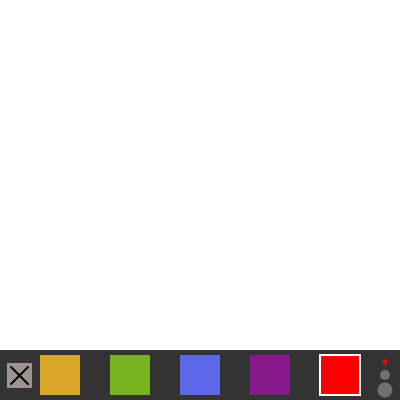
Frame 1 (no input)
Frame 60 (no input): identical to frame 1, image omitted
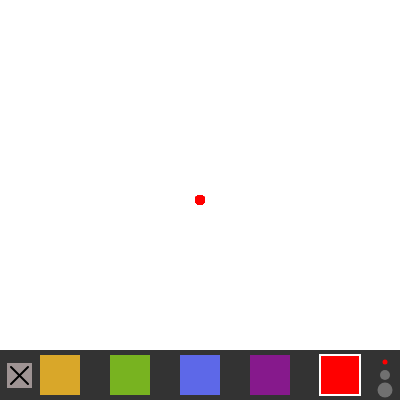
Frame 120 (the mouse pressed at the canvas centre since frame 60)

The p5.js sketch that drew these frames (run headless with seeded random() and noise() and a simulated clock; from frame 60 on, the mouse is pressed at the canvas centre):

// p5.js sketch
// ── sketch.js
/**

    Jacob Seiler
    4/3/2016
    Drawing

    - Blank canvas to be drawn on
    - Indicator for size and selected color at the bottom
    * Click on a color to select it
    * Click on a size to select it or press the CENTER MOUSE button
    * Click on the X (bottom left) to erase everything
    * LEFT CLICK on the screen to draw
    * RIGHT CLICK on the screen to erease

**/

var drawingShape = 0;
var drawingSize = 10;
var isDrawing = false;

var small = 10;
var medium = 30;
var large = 50;

var r = 255;
var g = 0;
var b = 0;

function setup() {
	createCanvas(400, 400);

	background(255, 255, 255);
	noStroke();
	fill(51, 51, 51);
	rect(0, 350, 400, 50);

	fill(217, 167, 41);
	if (r === 217) {
		strokeWeight(2);
		stroke(255, 255, 255);
	} else {
		strokeWeight(1);
		stroke(51, 51, 51);
		noStroke();
	}
	rect(40, 355, 40, 40);

	fill(120, 179, 32);
	if (r === 120) {
		strokeWeight(2);
		stroke(255, 255, 255);
	} else {
		strokeWeight(1);
		stroke(51, 51, 51);
		noStroke();
	}
	rect(110, 355, 40, 40);

	fill(93, 104, 232);
	if (r === 93) {
		strokeWeight(2);
		stroke(255, 255, 255);
	} else {
		strokeWeight(1);
		stroke(51, 51, 51);
		noStroke();
	}
	rect(180, 355, 40, 40);

	fill(134, 25, 140);
	if (r === 134) {
		strokeWeight(2);
		stroke(255, 255, 255);
	} else {
		strokeWeight(1);
		stroke(51, 51, 51);
		noStroke();
	}
	rect(250, 355, 40, 40);

	fill(255, 0, 0);
	if (r === 255) {
		strokeWeight(2);
		stroke(255, 255, 255);
	} else {
		strokeWeight(1);
		stroke(51, 51, 51);
		noStroke();
	}
	rect(320, 355, 40, 40);

	strokeWeight(1);
	stroke(51, 51, 51);
	noStroke();
	fill(158, 147, 147);
	rect(7, 363, 25, 25);
	fill(0, 0, 0);
	stroke(0, 0, 0);
	strokeWeight(2);
	line(11, 367, 28, 384);
	line(28, 367, 11, 384);
	strokeWeight(1);
	stroke(51, 51, 51);
	noStroke();

	if (drawingSize === 10) {
		fill(255, 0, 0);
	} else {
		fill(112, 112, 112);
	}
	ellipse(385, 362, 5, 5);
	if (drawingSize === 30) {
		fill(255, 0, 0);
	} else {
		fill(112, 112, 112);
	}
	ellipse(385, 375, 10, 10);
	if (drawingSize === 50) {
		fill(255, 0, 0);
	} else {
		fill(112, 112, 112);
	}
	ellipse(385, 390, 15, 15);
}

function paint() {
	isDrawing = true;

	if (mouseY >= 350) {
		if (mouseY >= 355 && mouseY <= 395 && mouseX >= 40 && mouseX <= 80) {
			r = 217;
			g = 167;
			b = 41;
		}

		if (mouseY >= 355 && mouseY <= 395 && mouseX >= 110 && mouseX <= 150) {
			r = 120;
			g = 179;
			b = 32;
		}

		if (mouseY >= 355 && mouseY <= 395 && mouseX >= 180 && mouseX <= 220) {
			r = 93;
			g = 104;
			b = 232;
		}

		if (mouseY >= 355 && mouseY <= 395 && mouseX >= 250 && mouseX <= 290) {
			r = 134;
			g = 25;
			b = 140;
		}

		if (mouseY >= 355 && mouseY <= 395 && mouseX >= 320 && mouseX <= 360) {
			r = 255;
			g = 0;
			b = 0;
		}

		if (mouseY >= 363 && mouseY <= 388 && mouseX >= 7 && mouseX <= 32) {
			fill(255, 255, 255);
			rect(0, 0, 400, 350);
		}

		if (mouseY >= 384 && mouseY <= 399 && mouseX >= 377 && mouseX <= 392) {
			drawingSize = 50;
		}

		if (mouseY >= 367 && mouseY <= 382 && mouseX >= 377 && mouseX <= 392) {
			drawingSize = 30;
		}

		if (mouseY >= 350 && mouseY <= 365 && mouseX >= 377 && mouseX <= 392) {
			drawingSize = 10;
		}

		isDrawing = false;
	}

	noStroke();
	fill(51, 51, 51);
	rect(0, 350, 400, 50);

	fill(217, 167, 41);
	if (r === 217) {
		strokeWeight(2);
		stroke(255, 255, 255);
	} else {
		strokeWeight(1);
		stroke(51, 51, 51);
		noStroke();
	}
	rect(40, 355, 40, 40);

	fill(120, 179, 32);
	if (r === 120) {
		strokeWeight(2);
		stroke(255, 255, 255);
	} else {
		strokeWeight(1);
		stroke(51, 51, 51);
		noStroke();
	}
	rect(110, 355, 40, 40);

	fill(93, 104, 232);
	if (r === 93) {
		strokeWeight(2);
		stroke(255, 255, 255);
	} else {
		strokeWeight(1);
		stroke(51, 51, 51);
		noStroke();
	}
	rect(180, 355, 40, 40);

	fill(134, 25, 140);
	if (r === 134) {
		strokeWeight(2);
		stroke(255, 255, 255);
	} else {
		strokeWeight(1);
		stroke(51, 51, 51);
		noStroke();
	}
	rect(250, 355, 40, 40);

	fill(255, 0, 0);
	if (r === 255) {
		strokeWeight(2);
		stroke(255, 255, 255);
	} else {
		strokeWeight(1);
		stroke(51, 51, 51);
		noStroke();
	}
	rect(320, 355, 40, 40);

	strokeWeight(1);
	stroke(51, 51, 51);
	noStroke();
	fill(158, 147, 147);
	rect(7, 363, 25, 25);
	fill(0, 0, 0);
	stroke(0, 0, 0);
	strokeWeight(2);
	line(11, 367, 28, 384);
	line(28, 367, 11, 384);
	strokeWeight(1);
	stroke(51, 51, 51);
	noStroke();

	if (drawingSize === 10) {
		fill(255, 0, 0);
	} else {
		fill(112, 112, 112);
	}
	ellipse(385, 362, 5, 5);
	if (drawingSize === 30) {
		fill(255, 0, 0);
	} else {
		fill(112, 112, 112);
	}
	ellipse(385, 375, 10, 10);
	if (drawingSize === 50) {
		fill(255, 0, 0);
	} else {
		fill(112, 112, 112);
	}
	ellipse(385, 390, 15, 15);

	if (mouseButton === CENTER) {
		if (drawingSize === large) {
			drawingSize = 10;
			return;
		} else if (drawingSize === medium) {
			drawingSize = 50;
			return;
		} else if (drawingSize === small) {
			drawingSize = 30;
			return;
		}
	}
}

function mousePressed() {
	paint();
}

function mouseReleased() {
	isDrawing = false;
}

function draw() {
	if (isDrawing === true) {
		// The user is drawing

		if (drawingShape === 0) {
			if (mouseButton === RIGHT) {
				fill(255, 255, 255);
				ellipse(mouseX, mouseY, drawingSize, drawingSize);
			} else if (mouseButton === LEFT) {
				fill(r, g, b);
				ellipse(mouseX, mouseY, drawingSize, drawingSize);
			}
		} else if (drawingShape === 1) {
			if (mouseButton === RIGHT) {
				fill(255, 255, 255);
				rect(mouseX, mouseY, drawingSize, drawingSize);
			} else if (mouseButton === LEFT) {
				fill(255, 0, 0);
				rect(mouseX, mouseY, drawingSize, drawingSize);
			}
		}

		noStroke();
		fill(51, 51, 51);
		rect(0, 350, 400, 50);

		fill(217, 167, 41);
		if (r === 217) {
			strokeWeight(2);
			stroke(255, 255, 255);
		} else {
			strokeWeight(1);
			stroke(51, 51, 51);
			noStroke();
		}
		rect(40, 355, 40, 40);

		fill(120, 179, 32);
		if (r === 120) {
			strokeWeight(2);
			stroke(255, 255, 255);
		} else {
			strokeWeight(1);
			stroke(51, 51, 51);
			noStroke();
		}
		rect(110, 355, 40, 40);

		fill(93, 104, 232);
		if (r === 93) {
			strokeWeight(2);
			stroke(255, 255, 255);
		} else {
			strokeWeight(1);
			stroke(51, 51, 51);
			noStroke();
		}
		rect(180, 355, 40, 40);

		fill(134, 25, 140);
		if (r === 134) {
			strokeWeight(2);
			stroke(255, 255, 255);
		} else {
			strokeWeight(1);
			stroke(51, 51, 51);
			noStroke();
		}
		rect(250, 355, 40, 40);

		fill(255, 0, 0);
		if (r === 255) {
			strokeWeight(2);
			stroke(255, 255, 255);
		} else {
			strokeWeight(1);
			stroke(51, 51, 51);
			noStroke();
		}
		rect(320, 355, 40, 40);

		strokeWeight(1);
		stroke(51, 51, 51);
		noStroke();
		fill(158, 147, 147);
		rect(7, 363, 25, 25);
		fill(0, 0, 0);
		stroke(0, 0, 0);
		strokeWeight(2);
		line(11, 367, 28, 384);
		line(28, 367, 11, 384);
		strokeWeight(1);
		stroke(51, 51, 51);
		noStroke();

		if (drawingSize === 10) {
			fill(255, 0, 0);
		} else {
			fill(112, 112, 112);
		}
		ellipse(385, 362, 5, 5);
		if (drawingSize === 30) {
			fill(255, 0, 0);
		} else {
			fill(112, 112, 112);
		}
		ellipse(385, 375, 10, 10);
		if (drawingSize === 50) {
			fill(255, 0, 0);
		} else {
			fill(112, 112, 112);
		}
		ellipse(385, 390, 15, 15);
	}
}
